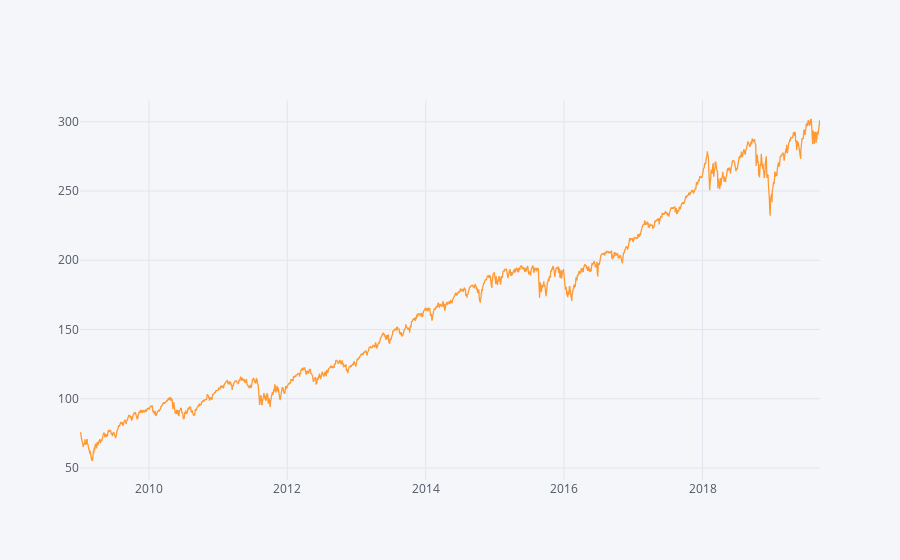
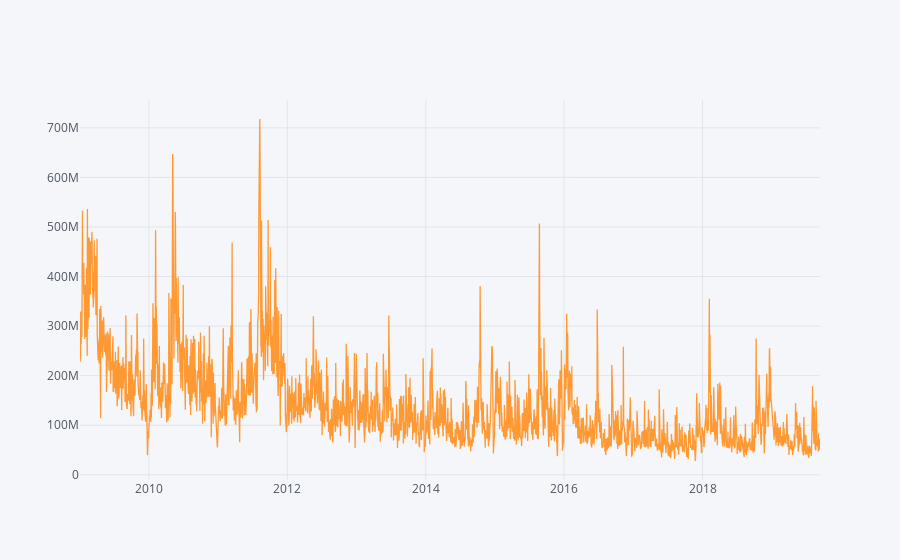

The cell these charts' notebook holds for them, in order:
### Code cell
asset = 'SPY'

dataset['Adj Close'].iplot()

dataset['Volume'].iplot()

### Figure 1 — Plotly figure (JSON) as saved in the notebook; plotly's stock layout.template omitted (floating-point values rounded to 4 significant figures; data arrays with more than 128 entries replaced by an {"elided": "..."} marker saying what was removed)
{"data": [{"line": {"color": "rgba(255, 153, 51, 1.0)", "dash": "solid", "shape": "linear", "width": 1.3}, "mode": "lines", "name": "Adj Close", "text": "", "type": "scatter", "uid": "bb2d6bc0-79f6-4f6e-9e15-59200c77ea38", "x": {"elided": "2693 str values"}, "y": {"elided": "2693 float values"}}], "layout": {"legend": {"bgcolor": "#F5F6F9", "font": {"color": "#4D5663"}}, "paper_bgcolor": "#F5F6F9", "plot_bgcolor": "#F5F6F9", "titlefont": {"color": "#4D5663"}, "xaxis": {"gridcolor": "#E1E5ED", "showgrid": true, "tickfont": {"color": "#4D5663"}, "title": "", "titlefont": {"color": "#4D5663"}, "zerolinecolor": "#E1E5ED"}, "yaxis": {"gridcolor": "#E1E5ED", "showgrid": true, "tickfont": {"color": "#4D5663"}, "title": "", "titlefont": {"color": "#4D5663"}, "zerolinecolor": "#E1E5ED"}}}

### Figure 2 — Plotly figure (JSON) as saved in the notebook; plotly's stock layout.template omitted (floating-point values rounded to 4 significant figures; data arrays with more than 128 entries replaced by an {"elided": "..."} marker saying what was removed)
{"data": [{"line": {"color": "rgba(255, 153, 51, 1.0)", "dash": "solid", "shape": "linear", "width": 1.3}, "mode": "lines", "name": "Volume", "text": "", "type": "scatter", "uid": "fdd53a7c-bb04-4288-b071-5289ed9f2ee2", "x": {"elided": "2693 str values"}, "y": {"elided": "2693 int values"}}], "layout": {"legend": {"bgcolor": "#F5F6F9", "font": {"color": "#4D5663"}}, "paper_bgcolor": "#F5F6F9", "plot_bgcolor": "#F5F6F9", "titlefont": {"color": "#4D5663"}, "xaxis": {"gridcolor": "#E1E5ED", "showgrid": true, "tickfont": {"color": "#4D5663"}, "title": "", "titlefont": {"color": "#4D5663"}, "zerolinecolor": "#E1E5ED"}, "yaxis": {"gridcolor": "#E1E5ED", "showgrid": true, "tickfont": {"color": "#4D5663"}, "title": "", "titlefont": {"color": "#4D5663"}, "zerolinecolor": "#E1E5ED"}}}
